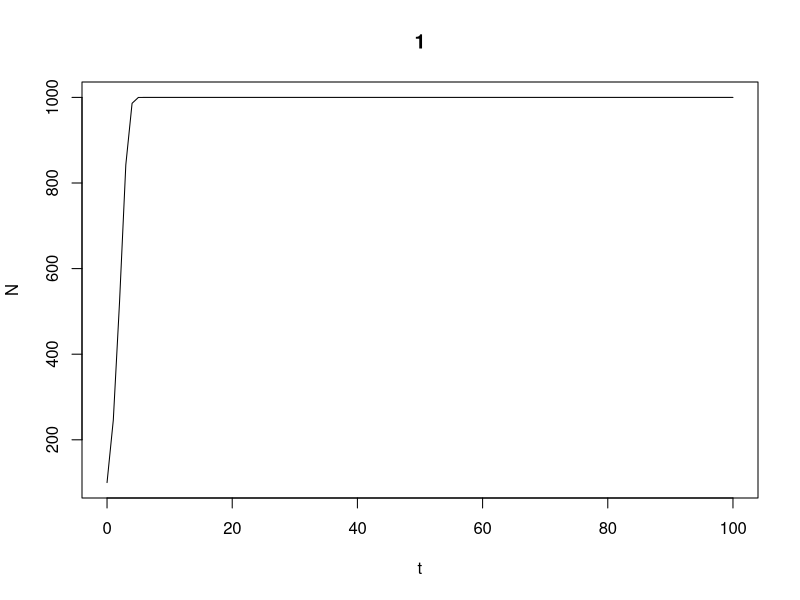
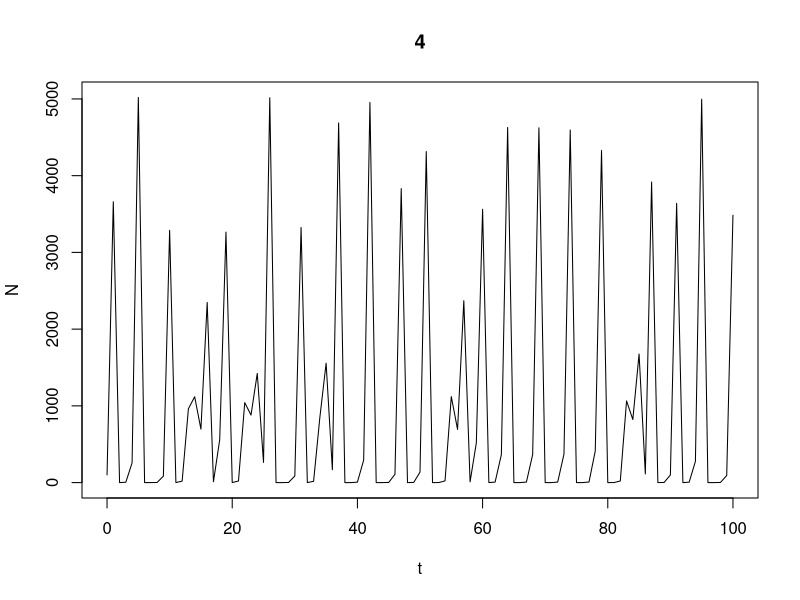
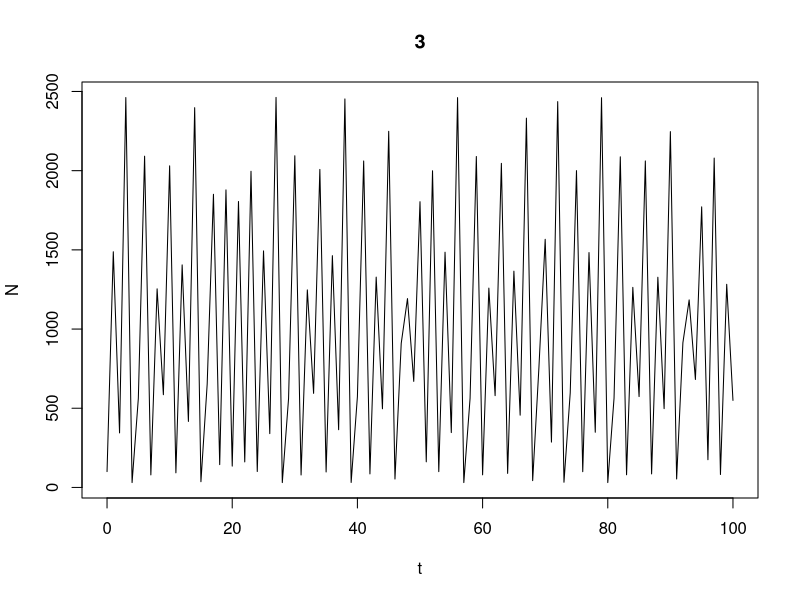
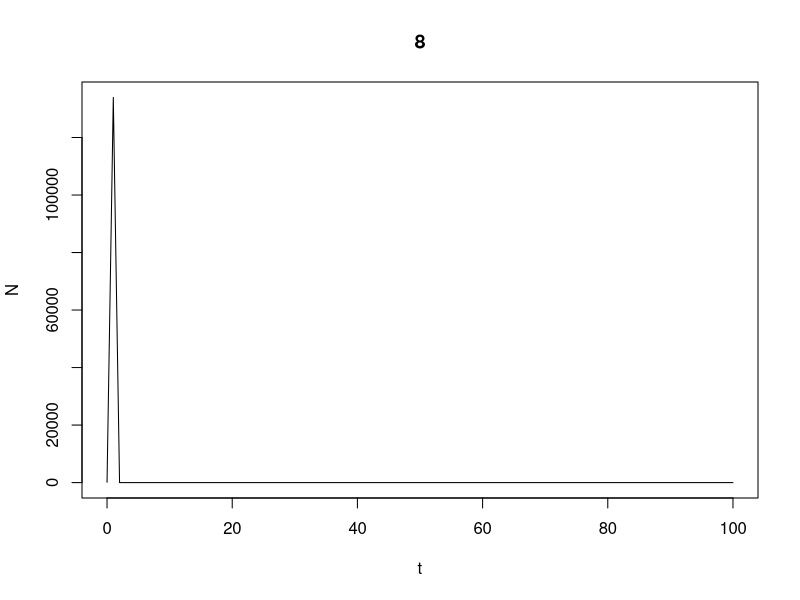
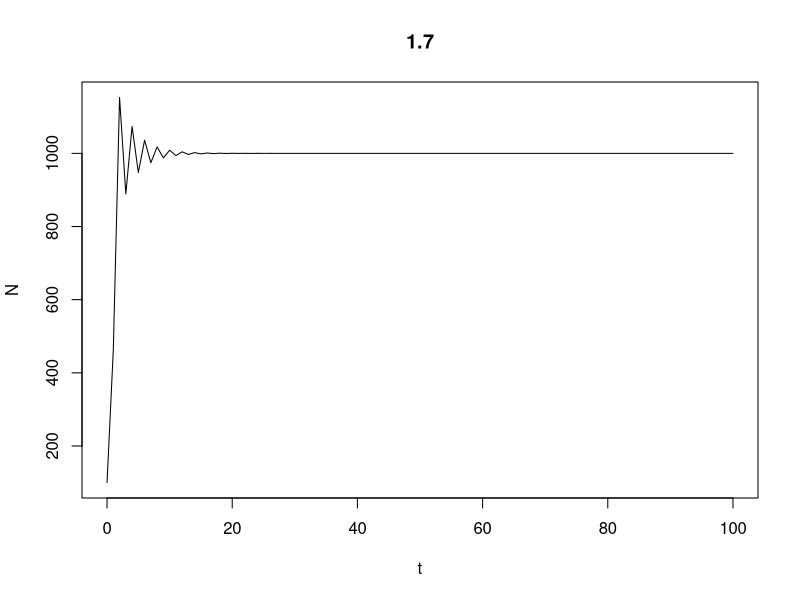
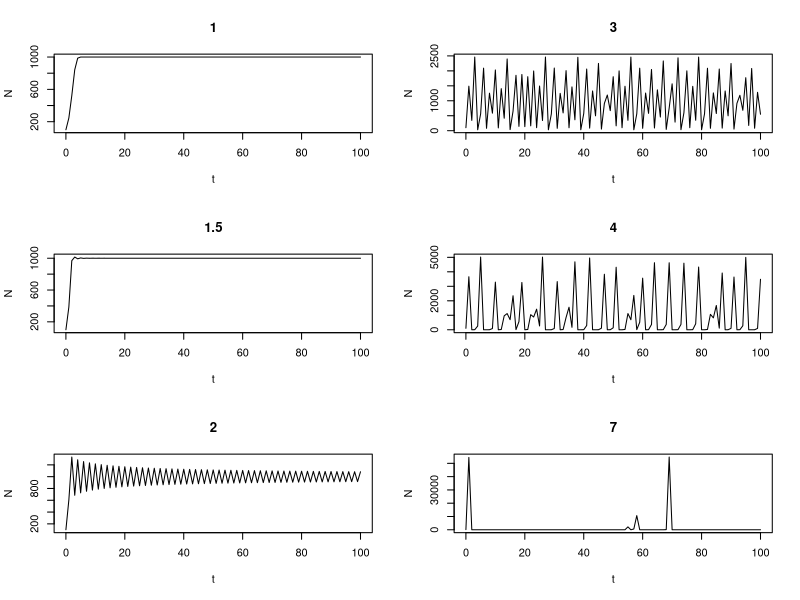
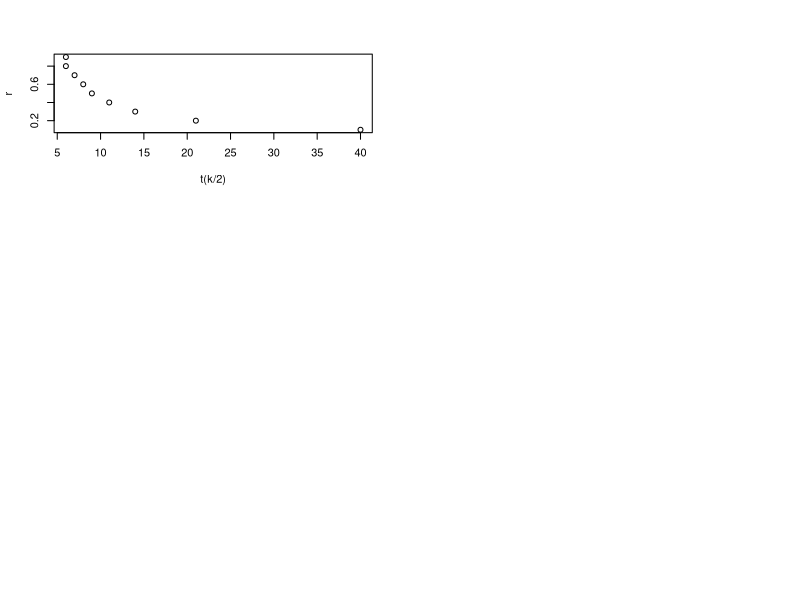

These charts were generated, in order, by the following R code:
#######################################
#### BOOTCAMP MODELING EXCERCISES #####
#######################################
setwd("/Users/Elliediamant/Documents/QBC2017")
### A

#write function
ricker <- function(NO,KK,rr,ttMax, PLOTFLAG){   ##variables: initial pop, K, r, PLOTFLAG, maxtime
  NN <- matrix(NA, nrow = 1, ncol = ttMax+1)
  NN[1] <- NO   ##open vector to store output
  for (tt in 1:ttMax){   ##for loop using equation
  NN[tt+1] <- NN[tt]*exp(rr*(1-NN[tt]/KK))
  }
  if(PLOTFLAG == 1){
    plot(0:ttMax,NN, type = 'l', xlab='t', ylab = 'N', main = rr) ##plotvalues
  }
  else {
    return(NN)
  }
}


### B

ricker(NO = 100, KK = 1000, rr = 1.0, ttMax = 100, PLOTFLAG = 1)
#increases with no oscillation

ricker(NO = 100, KK = 1000, rr = 4.0, ttMax = 100, PLOTFLAG = 1)
ricker(NO = 100, KK = 1000, rr = 3.0, ttMax = 100, PLOTFLAG = 1)
#persistant regular oscillations

ricker(NO = 100, KK = 1000, rr = 8.0, ttMax = 100, PLOTFLAG = 1)
#population died out :(

ricker(NO = 100, KK = 1000, rr = 1.7, ttMax = 100, PLOTFLAG = 1)
#decaying oscillations

##the r parameter is the key driver of these patterns

### C
rrseq <- c(1.0, 1.5, 2.0, 3.0, 4.0, 7.0)

# define parameter values
par(mfcol = c(3,2))
NO <- 100
KK <- 1000

#Use a for loop to repeatedly run the model and plot output
for (ii in 1:6) {
  ricker(NO,KK,rr=rrseq[ii],ttMax = 100, PLOTFLAG =1)
  }
  
### D
library(deSolve)
NO <- 20
KK <- 1000
timeaboveKK.2 <- function(NO, KK, rr, ttMax, PLOTFLAG){
  nVec <- ricker(NO = NO, KK = KK, rr = rr, ttMax = ttMax, PLOTFLAG = PLOTFLAG)
nVec <- as.vector(nVec)
GreatKK.2 <- which(nVec >= KK/2)
timeKK.2 <- GreatKK.2[1]
timeKK.2
}

### E

timetoKK.2 <- matrix(NA, nrow = 1, ncol = 9)
timetoKK.2[1] <- 1 
rr = seq(0.1,0.9, by = 0.1)
KK = 1000
for (rr in seq(0.1, 0.9, by = 0.1)){
  timetoKK.2[rr*10]  <- timeaboveKK.2(NO = 20,KK = KK,rr = rr, ttMax = 1000, PLOTFLAG = 0)
}
plot(timetoKK.2, seq(0.1,0.9, by = 0.1), xlab = "t(k/2)", ylab = "r")

timeaboveKK.2(NO = 20,KK = 1000,rr = 0.1, ttMax = 1000, PLOTFLAG = 0)

### F

# set parameter values
#population size, NO, and then vectors for KK and rr
#initialize vector with null values
